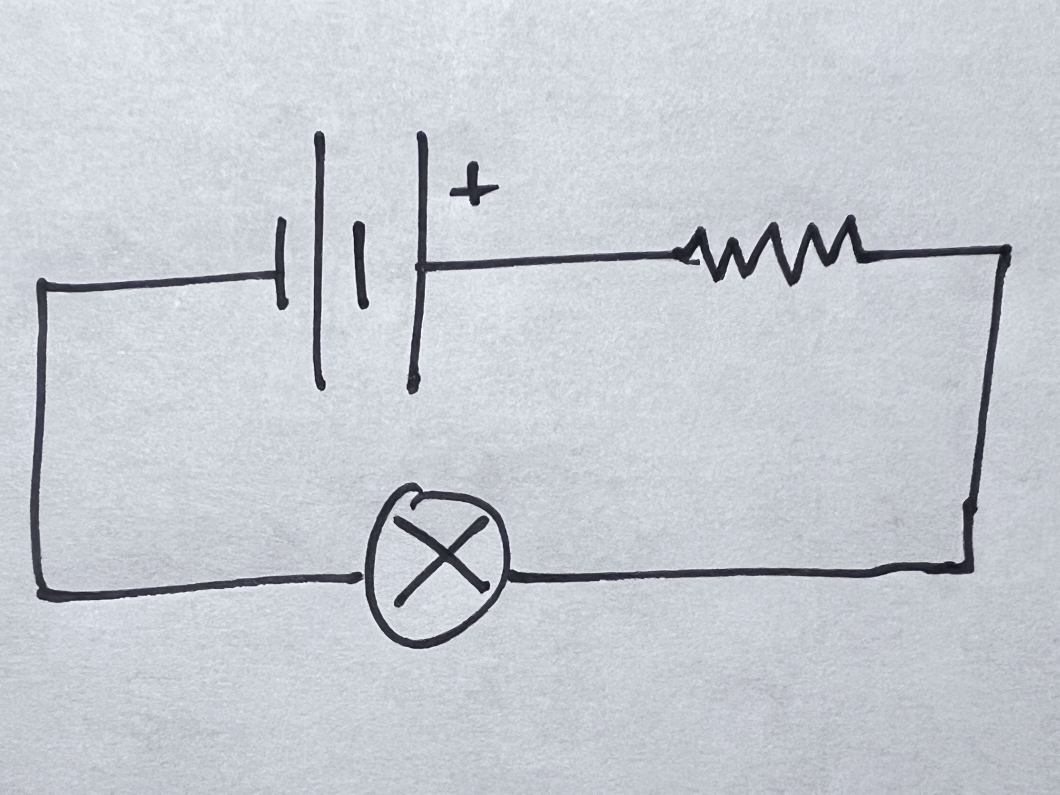
#> input picture dataset/train/original/000.jpg, 2119 x 1589 px (shown at 1/2 size); its folder holds only this picture in this run
$ python process_data.py
#> lines starting #> are read from the running program, lines starting #| are printed output that depends on the picture; after the words box and inside, x2 and y2 are one past the last pixel; in counts of white or black regions, pixels touching at a corner belong together
import cv2
import os

def preprocess_dir(input_dir, output_dir):
#> called with input_dir = 'dataset/train/original', output_dir = 'dataset/train/processed'
    os.makedirs(output_dir, exist_ok=True)
    valid_exts = ('.jpg', '.jpeg', '.png', '.JPG', '.JPEG', '.PNG')
    for fname in os.listdir(input_dir):
        if not fname.lower().endswith(valid_exts):
            continue
        input_path = os.path.join(input_dir, fname)
        output_path = os.path.join(output_dir, fname)
        img = cv2.imread(input_path)
#> img is the input picture: shape (1589, 2119, 3); mean B, G, R 209.4, 202.8, 198.2
        if img is None:
            print(f"Could not read image: {input_path}")
            continue
        h, w = img.shape[:2]
#> h = 1589; w = 2119
        new_w = 640
        new_h = int(h * (new_w / w))
#> new_h = 479
        resized = cv2.resize(img, (new_w, new_h), interpolation=cv2.INTER_AREA)
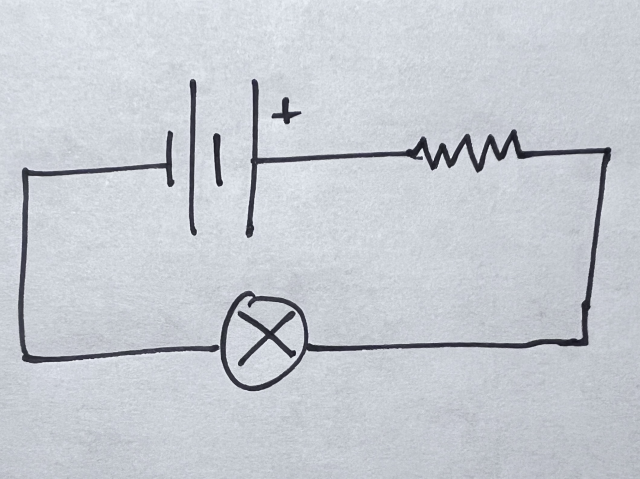
#> resized: shape (479, 640, 3); mean B, G, R 209.4, 202.8, 198.2
        gray = cv2.cvtColor(resized, cv2.COLOR_BGR2GRAY)
        _, binary = cv2.threshold(gray, 0, 255, cv2.THRESH_BINARY + cv2.THRESH_OTSU)
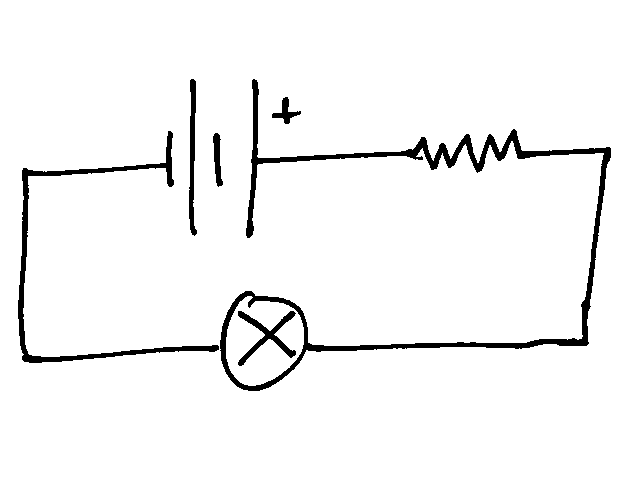
#> binary: shape (479, 640); 95.9% white; 6 black regions, box (x1, y1, x2, y2) and area: (220, 79, 611, 391) 7419, (18, 131, 219, 363) 2894, (238, 311, 296, 366) 792, (189, 79, 197, 236) 750, (213, 133, 223, 187) 315, (272, 97, 301, 124) 273
        cv2.imwrite(output_path, binary)
        print(f"Processed and saved: {output_path}")

def preprocess_all():
    tasks = [
        ('dataset/train/original', 'dataset/train/processed'),
        ('dataset/test/original', 'dataset/test/processed'),
    ]
    for in_dir, out_dir in tasks:
        if not os.path.exists(in_dir):
            print(f"Input directory does not exist: {in_dir}")
            continue
        print(f"Processing directory: {in_dir} -> {out_dir}")
        preprocess_dir(in_dir, out_dir)

if __name__ == "__main__":
    preprocess_all()
